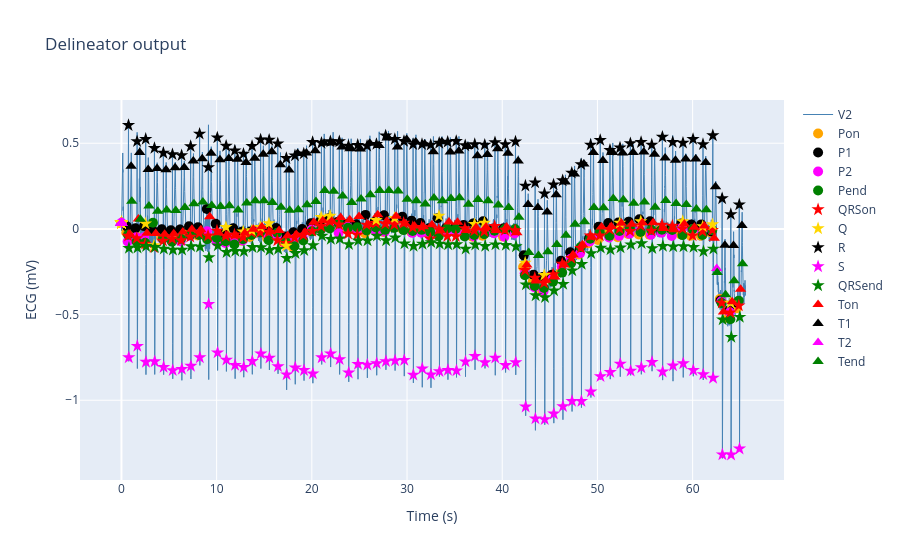

Source (notebook cell):
### Code cell
fs = att["fs"]
sig = s[beg:end, sNum]
N = sig.shape[0]
t = np.arange(0, N / fs, 1 / fs)

# Wavelet Transform delineation
Pwav, QRS, Twav = wav.signalDelineation(sig, fs)

# Calculate biomarkers
QRSd = QRS[:, -1] - QRS[:, 0]

Tind = np.nonzero(Twav[:, 0])
QT = Twav[Tind, -1] - QRS[Tind, 0]
Td = Twav[Tind, -1] - Twav[Tind, 0]

Pind = np.nonzero(Pwav[:, 0])
Pd = Pwav[Pind, -1] - Pwav[Pind, 0]

fig = go.Figure()

fig.add_trace(go.Scatter(x=t, y=sig, mode='lines', name=sName[sNum], line=dict(color='steelblue', width=1)))

marker_traces = [
    (Pwav[:, 0], 'Pon',   'circle', 'orange'),
    (Pwav[:, 1], 'P1',    'circle', 'black'),
    (Pwav[:, 2], 'P2',    'circle', 'magenta'),
    (Pwav[:, 3], 'Pend',  'circle', 'green'),
    (QRS[:, 0], 'QRSon',  'star',        'red'),
    (QRS[:, 1], 'Q',      'star',        'gold'),
    (QRS[:, 2], 'R',      'star',        'black'),
    (QRS[:, 3], 'S',      'star',        'magenta'),
    (QRS[:, 4], 'QRSend', 'star',        'green'),
    (Twav[:, 0], 'Ton',   'triangle-up', 'red'),
    (Twav[:, 1], 'T1',    'triangle-up', 'black'),
    (Twav[:, 2], 'T2',    'triangle-up', 'magenta'),
    (Twav[:, 3], 'Tend',  'triangle-up', 'green'),
]

for idx, label, symbol, color in marker_traces:
    fig.add_trace(go.Scatter(
        x=t[idx], y=sig[idx],
        mode='markers',
        name=label,
        marker=dict(symbol=symbol, color=color, size=10)
    ))

fig.update_layout(
    title="Delineator output",
    xaxis_title="Time (s)",
    yaxis_title="ECG (mV)",
    hovermode='x unified'
)
fig.show()
